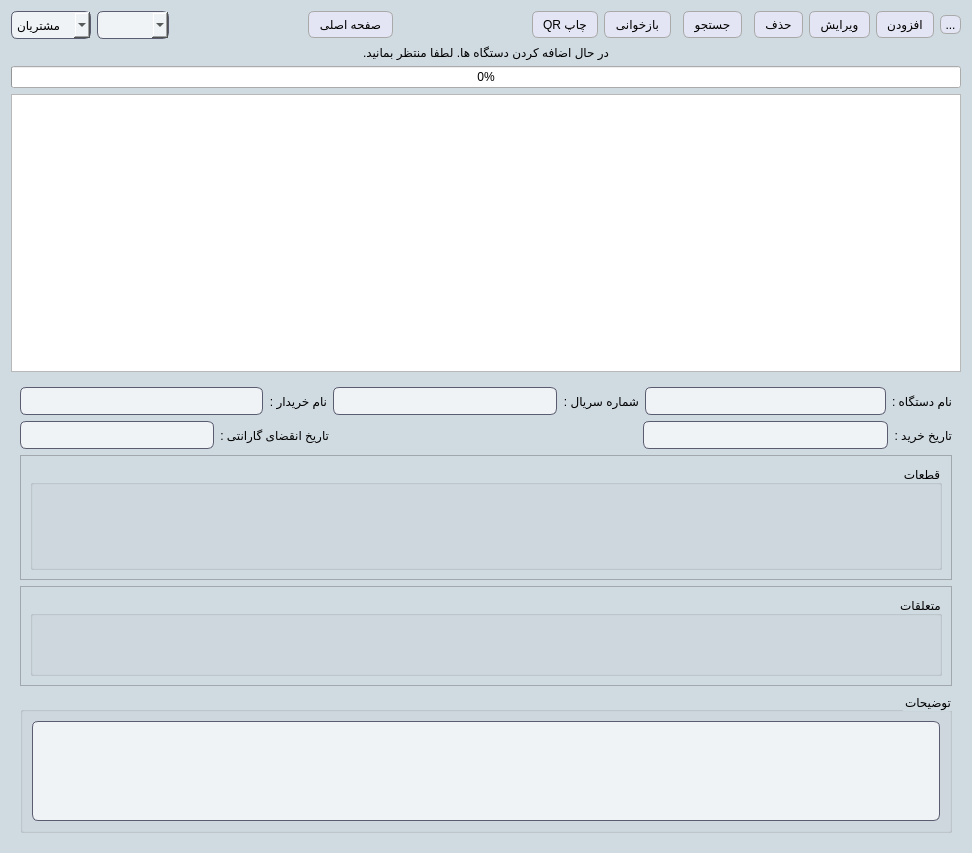
<?xml version="1.0" encoding="UTF-8"?>
<ui version="4.0">
 <class>Tables</class>
 <widget class="QWidget" name="Tables">
  <property name="geometry">
   <rect>
    <x>0</x>
    <y>0</y>
    <width>972</width>
    <height>853</height>
   </rect>
  </property>
  <property name="windowTitle">
   <string>جدول</string>
  </property>
  <property name="styleSheet">
   <string notr="true">QPushButton {
    background-color: rgb(228, 229, 244); /* Light gray background */
    border: 1px solid #a9a9a9; /* Darker gray border for a 3D effect */
    border-radius: 6px; /* Rounded corners */
    padding: 5px 10px; /* Padding for a button-like appearance */
    color: black; /* Text color */
    
    /* Subtle gradient for a shiny effect */
    background: qlineargradient(spread:pad, x1:0, y1:0, x2:0, y2:1, 
                                stop:0 #f0f0f0, stop:1 #d3d3d3);
}

QPushButton:hover {
    background-color: #e6e6e6; /* Change to a lighter shade on hover */
    border-color: #b0b0b0; /* Change border color on hover */
}

QPushButton:pressed {
    background-color: #bfbfbf; /* Darker gray when pressed */
    border-color: #808080; /* Slightly darker border when pressed */
}

QPushButton:disabled {
    background-color: #d3d3d3; /* Grayer color for disabled buttons */
    color: #a0a0a0; /* Optional: lighter text color for better contrast */
}
QToolButton {
    background-color: rgb(228, 229, 244); /* Light gray background */
    border: 1px solid #a9a9a9; /* Darker gray border for a 3D effect */
    border-radius: 6px; /* Rounded corners */
     /* Padding for a button-like appearance */
    color: black; /* Text color */
    
    /* Subtle gradient for a shiny effect */
    background: qlineargradient(spread:pad, x1:0, y1:0, x2:0, y2:1, 
                                stop:0 #f0f0f0, stop:1 #d3d3d3);
}

QToolButton:hover {
    background-color: #e6e6e6; /* Change to a lighter shade on hover */
    border-color: #b0b0b0; /* Change border color on hover */
}

QToolButton:pressed {
    background-color: #bfbfbf; /* Darker gray when pressed */
    border-color: #808080; /* Slightly darker border when pressed */
}

QToolButton:disabled {
    background-color: #d3d3d3; /* Grayer color for disabled buttons */
    color: #a0a0a0; /* Optional: lighter text color for better contrast */
}


QWidget {font: 11pt &quot;Segoe UI&quot;;}
QComboBox {
    background-color: #eff3f5; /* Darker grayish background */
    color: #000000; /* Light text color for readability */
    border: 1px solid #5c5c70; /* Slightly lighter border for contrast */
    border-radius: 6px; /* Smooth, rounded edges */
    padding: 5px; /* Padding for a cleaner look */
    font: 11pt &quot;Segoe UI&quot;;
}

QComboBox:focus {
    border-color: #7878a0; /* Lighter border color on focus */
    background-color: #e0e6eb; /* Slightly lighter background on focus */
}
#Tables {
    background-color: #d0dae1; /* Dark background color for the entire widget */
    font: 11pt &quot;Segoe UI&quot;;}
QScrollBar:vertical {
    background: #eff3f5; /* Background color of the scrollbar */
    width: 10px; /* Width of the scrollbar */
    margin: 0px 0px 0px 0px; /* Margins around the scrollbar */
    border-radius: 5px; /* Rounded edges for the scrollbar track */
}

/* Style for the horizontal scrollbar */
QScrollBar:horizontal {
    background: #eff3f5; /* Background color of the scrollbar */
    height: 10px; /* Height of the scrollbar */
    margin: 0px 0px 0px 0px; /* Margins around the scrollbar */
    border-radius: 5px; /* Rounded edges for the scrollbar track */
}

/* Handle (scroller) styling for both horizontal and vertical scrollbars */
QScrollBar::handle:vertical, QScrollBar::handle:horizontal {
    background: #92a8b9; /* Color of the scroller */
    min-height: 20px; /* Minimum height for the vertical handle */
    min-width: 20px; /* Minimum width for the horizontal handle */
    border-radius: 5px; /* Smooth, rounded edges for the handle */
}

QScrollBar::handle:vertical:hover, QScrollBar::handle:horizontal:hover {
    background: #b1c1cd; /* Slightly lighter color on hover for the handle */
}

/* Remove the top/bottom buttons on the scrollbar */
QScrollBar::add-line:vertical, QScrollBar::sub-line:vertical,
QScrollBar::add-line:horizontal, QScrollBar::sub-line:horizontal {
    background: none; /* No additional lines/buttons */
    height: 0px;
    width: 0px;
}

QScrollBar::add-page:vertical, QScrollBar::sub-page:vertical,
QScrollBar::add-page:horizontal, QScrollBar::sub-page:horizontal {
    background: none; /* No page scroll styling */
}</string>
  </property>
  <layout class="QGridLayout" name="gridLayout">
   <item row="0" column="4">
    <spacer name="horizontalSpacer_2">
     <property name="orientation">
      <enum>Qt::Orientation::Horizontal</enum>
     </property>
     <property name="sizeHint" stdset="0">
      <size>
       <width>40</width>
       <height>20</height>
      </size>
     </property>
    </spacer>
   </item>
   <item row="4" column="0" colspan="14">
    <widget class="QTableView" name="tableView">
     <property name="minimumSize">
      <size>
       <width>0</width>
       <height>200</height>
      </size>
     </property>
     <property name="layoutDirection">
      <enum>Qt::LayoutDirection::RightToLeft</enum>
     </property>
     <property name="frameShadow">
      <enum>QFrame::Shadow::Sunken</enum>
     </property>
     <property name="sizeAdjustPolicy">
      <enum>QAbstractScrollArea::SizeAdjustPolicy::AdjustToContents</enum>
     </property>
     <property name="editTriggers">
      <set>QAbstractItemView::EditTrigger::EditKeyPressed</set>
     </property>
     <property name="selectionBehavior">
      <enum>QAbstractItemView::SelectionBehavior::SelectRows</enum>
     </property>
     <property name="textElideMode">
      <enum>Qt::TextElideMode::ElideRight</enum>
     </property>
     <property name="sortingEnabled">
      <bool>true</bool>
     </property>
     <property name="wordWrap">
      <bool>true</bool>
     </property>
     <attribute name="horizontalHeaderCascadingSectionResizes">
      <bool>false</bool>
     </attribute>
     <attribute name="horizontalHeaderShowSortIndicator" stdset="0">
      <bool>false</bool>
     </attribute>
     <attribute name="horizontalHeaderStretchLastSection">
      <bool>false</bool>
     </attribute>
     <attribute name="verticalHeaderShowSortIndicator" stdset="0">
      <bool>true</bool>
     </attribute>
    </widget>
   </item>
   <item row="6" column="0" colspan="14">
    <widget class="QWidget" name="widget" native="true">
     <property name="sizePolicy">
      <sizepolicy hsizetype="Expanding" vsizetype="Minimum">
       <horstretch>0</horstretch>
       <verstretch>0</verstretch>
      </sizepolicy>
     </property>
     <property name="minimumSize">
      <size>
       <width>0</width>
       <height>0</height>
      </size>
     </property>
     <property name="maximumSize">
      <size>
       <width>16777215</width>
       <height>16777215</height>
      </size>
     </property>
     <property name="styleSheet">
      <string notr="true">QWidget {
    background-color: #d0dae1; /* Dark background color for the entire widget */
    font: 11pt &quot;Segoe UI&quot;;
}

/* Style for QLineEdit with a darker background and smoother edges */
QLineEdit {
    background-color: #eff3f5; /* Darker grayish background */
    color: #000000; /* Light text color for readability */
    border: 1px solid #5c5c70; /* Slightly lighter border for contrast */
    border-radius: 6px; /* Smooth, rounded edges */
    padding: 5px; /* Padding for a cleaner look */
    font: 11pt &quot;Segoe UI&quot;;
}

QLineEdit:focus {
    border-color: #7878a0; /* Lighter border color on focus */
    background-color: #e0e6eb; /* Slightly lighter background on focus */
}

QTextBrowser {
    background-color: #eff3f5; /* Darker grayish background */
    color: #000000; /* Light text color for readability */
    border: 1px solid #5c5c70; /* Slightly lighter border for contrast */
    border-radius: 6px; /* Smooth, rounded edges */
    padding: 5px; /* Padding for a cleaner look */
    font: 11pt &quot;Segoe UI&quot;;
}

QTextBrowser:focus {
    border-color: #7878a0; /* Lighter border color on focus */
    background-color: #e0e6eb; /* Slightly lighter background on focus */
}

QCheckBox {
    color: #000000; /* Light text color for dark background */
    font: 11pt &quot;Segoe UI&quot;;
}

QCheckBox:disabled {
    color: #000000; /* Same text color for disabled state */
    opacity: 1; /* Remove opacity reduction */
}

/* Blue indicator for checked and disabled QCheckBox */
QCheckBox::indicator:checked:disabled {
    background-color: #92a8b9; /* Blue color to appear as enabled */
	opacity: 1;
   /* border: 1px solid #3a7bd5;  Blue border to match the indicator */
}

QCheckBox::indicator:disabled {
    opacity: 1; /* Remove opacity change for checkbox indicator */
}

/* Background color for QWidget */
/* Style for the vertical scrollbar */
QScrollBar:vertical {
    background: #eff3f5; /* Background color of the scrollbar */
    width: 10px; /* Width of the scrollbar */
    margin: 0px 0px 0px 0px; /* Margins around the scrollbar */
    border-radius: 5px; /* Rounded edges for the scrollbar track */
}

/* Style for the horizontal scrollbar */
QScrollBar:horizontal {
    background: #eff3f5; /* Background color of the scrollbar */
    height: 10px; /* Height of the scrollbar */
    margin: 0px 0px 0px 0px; /* Margins around the scrollbar */
    border-radius: 5px; /* Rounded edges for the scrollbar track */
}

/* Handle (scroller) styling for both horizontal and vertical scrollbars */
QScrollBar::handle:vertical, QScrollBar::handle:horizontal {
    background: #92a8b9; /* Color of the scroller */
    min-height: 20px; /* Minimum height for the vertical handle */
    min-width: 20px; /* Minimum width for the horizontal handle */
    border-radius: 5px; /* Smooth, rounded edges for the handle */
}

QScrollBar::handle:vertical:hover, QScrollBar::handle:horizontal:hover {
    background: #b1c1cd; /* Slightly lighter color on hover for the handle */
}

/* Remove the top/bottom buttons on the scrollbar */
QScrollBar::add-line:vertical, QScrollBar::sub-line:vertical,
QScrollBar::add-line:horizontal, QScrollBar::sub-line:horizontal {
    background: none; /* No additional lines/buttons */
    height: 0px;
    width: 0px;
}

QScrollBar::add-page:vertical, QScrollBar::sub-page:vertical,
QScrollBar::add-page:horizontal, QScrollBar::sub-page:horizontal {
    background: none; /* No page scroll styling */
}
</string>
     </property>
     <layout class="QVBoxLayout" name="verticalLayout_3">
      <item>
       <layout class="QHBoxLayout" name="horizontalLayout_5">
        <item>
         <layout class="QHBoxLayout" name="horizontalLayout_3">
          <property name="sizeConstraint">
           <enum>QLayout::SizeConstraint::SetMinimumSize</enum>
          </property>
          <item>
           <widget class="QLineEdit" name="form_Name">
            <property name="readOnly">
             <bool>true</bool>
            </property>
           </widget>
          </item>
          <item>
           <widget class="QLabel" name="label_3">
            <property name="sizePolicy">
             <sizepolicy hsizetype="Preferred" vsizetype="Expanding">
              <horstretch>0</horstretch>
              <verstretch>0</verstretch>
             </sizepolicy>
            </property>
            <property name="text">
             <string>نام خریدار :</string>
            </property>
            <property name="alignment">
             <set>Qt::AlignmentFlag::AlignLeading|Qt::AlignmentFlag::AlignLeft|Qt::AlignmentFlag::AlignVCenter</set>
            </property>
           </widget>
          </item>
         </layout>
        </item>
        <item>
         <layout class="QHBoxLayout" name="horizontalLayout">
          <property name="sizeConstraint">
           <enum>QLayout::SizeConstraint::SetMinimumSize</enum>
          </property>
          <item>
           <widget class="QLineEdit" name="form_SN">
            <property name="sizePolicy">
             <sizepolicy hsizetype="Expanding" vsizetype="Fixed">
              <horstretch>0</horstretch>
              <verstretch>0</verstretch>
             </sizepolicy>
            </property>
            <property name="readOnly">
             <bool>true</bool>
            </property>
           </widget>
          </item>
          <item>
           <widget class="QLabel" name="label_2">
            <property name="sizePolicy">
             <sizepolicy hsizetype="Preferred" vsizetype="Expanding">
              <horstretch>0</horstretch>
              <verstretch>0</verstretch>
             </sizepolicy>
            </property>
            <property name="text">
             <string>شماره سریال :</string>
            </property>
            <property name="alignment">
             <set>Qt::AlignmentFlag::AlignLeading|Qt::AlignmentFlag::AlignLeft|Qt::AlignmentFlag::AlignVCenter</set>
            </property>
           </widget>
          </item>
         </layout>
        </item>
        <item>
         <layout class="QHBoxLayout" name="horizontalLayout_7">
          <item>
           <widget class="QLineEdit" name="form_dev">
            <property name="readOnly">
             <bool>true</bool>
            </property>
           </widget>
          </item>
          <item>
           <widget class="QLabel" name="label_5">
            <property name="text">
             <string>نام دستگاه :</string>
            </property>
           </widget>
          </item>
         </layout>
        </item>
       </layout>
      </item>
      <item>
       <layout class="QHBoxLayout" name="horizontalLayout_6">
        <item>
         <layout class="QHBoxLayout" name="horizontalLayout_16">
          <item>
           <widget class="QLineEdit" name="form_gDate">
            <property name="readOnly">
             <bool>true</bool>
            </property>
           </widget>
          </item>
          <item>
           <widget class="QLabel" name="label_8">
            <property name="text">
             <string>تاریخ انقضای گارانتی :</string>
            </property>
           </widget>
          </item>
         </layout>
        </item>
        <item>
         <spacer name="horizontalSpacer_4">
          <property name="orientation">
           <enum>Qt::Orientation::Horizontal</enum>
          </property>
          <property name="sizeHint" stdset="0">
           <size>
            <width>184</width>
            <height>20</height>
           </size>
          </property>
         </spacer>
        </item>
        <item>
         <layout class="QHBoxLayout" name="horizontalLayout_17">
          <item>
           <widget class="QLineEdit" name="form_pDate">
            <property name="readOnly">
             <bool>true</bool>
            </property>
           </widget>
          </item>
          <item>
           <widget class="QLabel" name="label_7">
            <property name="text">
             <string>تاریخ خرید :</string>
            </property>
           </widget>
          </item>
         </layout>
        </item>
       </layout>
      </item>
      <item>
       <widget class="QScrollArea" name="scrollArea">
        <property name="sizePolicy">
         <sizepolicy hsizetype="Expanding" vsizetype="Expanding">
          <horstretch>0</horstretch>
          <verstretch>0</verstretch>
         </sizepolicy>
        </property>
        <property name="minimumSize">
         <size>
          <width>0</width>
          <height>125</height>
         </size>
        </property>
        <property name="layoutDirection">
         <enum>Qt::LayoutDirection::RightToLeft</enum>
        </property>
        <property name="widgetResizable">
         <bool>true</bool>
        </property>
        <property name="alignment">
         <set>Qt::AlignmentFlag::AlignRight|Qt::AlignmentFlag::AlignTrailing|Qt::AlignmentFlag::AlignVCenter</set>
        </property>
        <widget class="QWidget" name="scrollAreaWidgetContents">
         <property name="geometry">
          <rect>
           <x>0</x>
           <y>0</y>
           <width>926</width>
           <height>123</height>
          </rect>
         </property>
         <layout class="QHBoxLayout" name="horizontalLayout_8">
          <item>
           <widget class="QGroupBox" name="form_parts">
            <property name="sizePolicy">
             <sizepolicy hsizetype="Preferred" vsizetype="Preferred">
              <horstretch>0</horstretch>
              <verstretch>0</verstretch>
             </sizepolicy>
            </property>
            <property name="minimumSize">
             <size>
              <width>0</width>
              <height>0</height>
             </size>
            </property>
            <property name="layoutDirection">
             <enum>Qt::LayoutDirection::RightToLeft</enum>
            </property>
            <property name="title">
             <string>قطعات</string>
            </property>
            <property name="alignment">
             <set>Qt::AlignmentFlag::AlignLeading|Qt::AlignmentFlag::AlignLeft|Qt::AlignmentFlag::AlignVCenter</set>
            </property>
            <layout class="QHBoxLayout" name="horizontalLayout_2">
             <item>
              <layout class="QHBoxLayout" name="form_partHBox">
               <property name="sizeConstraint">
                <enum>QLayout::SizeConstraint::SetDefaultConstraint</enum>
               </property>
              </layout>
             </item>
            </layout>
           </widget>
          </item>
         </layout>
        </widget>
       </widget>
      </item>
      <item>
       <widget class="QScrollArea" name="scrollArea_2">
        <property name="minimumSize">
         <size>
          <width>0</width>
          <height>100</height>
         </size>
        </property>
        <property name="layoutDirection">
         <enum>Qt::LayoutDirection::RightToLeft</enum>
        </property>
        <property name="widgetResizable">
         <bool>true</bool>
        </property>
        <property name="alignment">
         <set>Qt::AlignmentFlag::AlignRight|Qt::AlignmentFlag::AlignTrailing|Qt::AlignmentFlag::AlignVCenter</set>
        </property>
        <widget class="QWidget" name="scrollAreaWidgetContents_5">
         <property name="geometry">
          <rect>
           <x>0</x>
           <y>0</y>
           <width>926</width>
           <height>98</height>
          </rect>
         </property>
         <layout class="QVBoxLayout" name="verticalLayout_2">
          <item>
           <widget class="QGroupBox" name="form_bel">
            <property name="sizePolicy">
             <sizepolicy hsizetype="Preferred" vsizetype="Preferred">
              <horstretch>0</horstretch>
              <verstretch>0</verstretch>
             </sizepolicy>
            </property>
            <property name="layoutDirection">
             <enum>Qt::LayoutDirection::RightToLeft</enum>
            </property>
            <property name="title">
             <string>متعلقات</string>
            </property>
            <property name="alignment">
             <set>Qt::AlignmentFlag::AlignLeading|Qt::AlignmentFlag::AlignLeft|Qt::AlignmentFlag::AlignVCenter</set>
            </property>
            <layout class="QHBoxLayout" name="horizontalLayout_4">
             <item>
              <layout class="QHBoxLayout" name="form_belHBox"/>
             </item>
            </layout>
           </widget>
          </item>
         </layout>
        </widget>
       </widget>
      </item>
      <item>
       <widget class="QGroupBox" name="groupBox">
        <property name="title">
         <string>توضیحات</string>
        </property>
        <property name="alignment">
         <set>Qt::AlignmentFlag::AlignRight|Qt::AlignmentFlag::AlignTrailing|Qt::AlignmentFlag::AlignVCenter</set>
        </property>
        <layout class="QHBoxLayout" name="horizontalLayout_9">
         <item>
          <widget class="QTextBrowser" name="form_description">
           <property name="minimumSize">
            <size>
             <width>0</width>
             <height>100</height>
            </size>
           </property>
           <property name="maximumSize">
            <size>
             <width>16777215</width>
             <height>100</height>
            </size>
           </property>
           <property name="layoutDirection">
            <enum>Qt::LayoutDirection::RightToLeft</enum>
           </property>
          </widget>
         </item>
        </layout>
       </widget>
      </item>
     </layout>
    </widget>
   </item>
   <item row="0" column="10">
    <widget class="QPushButton" name="deleteBtn">
     <property name="text">
      <string>حذف</string>
     </property>
    </widget>
   </item>
   <item row="0" column="5">
    <widget class="QPushButton" name="printBtn">
     <property name="text">
      <string>QR چاپ</string>
     </property>
    </widget>
   </item>
   <item row="0" column="3">
    <widget class="QPushButton" name="mainWindowBtn">
     <property name="text">
      <string>صفحه اصلی</string>
     </property>
    </widget>
   </item>
   <item row="0" column="6">
    <widget class="QPushButton" name="RefreshBtn">
     <property name="text">
      <string>بازخوانی</string>
     </property>
    </widget>
   </item>
   <item row="0" column="8">
    <widget class="QPushButton" name="SearchBtn">
     <property name="text">
      <string>جستجو</string>
     </property>
    </widget>
   </item>
   <item row="0" column="1">
    <widget class="QComboBox" name="comboBox_2"/>
   </item>
   <item row="0" column="12">
    <widget class="QPushButton" name="AddBtn">
     <property name="text">
      <string>افزودن</string>
     </property>
    </widget>
   </item>
   <item row="2" column="0" colspan="14">
    <layout class="QVBoxLayout" name="verticalLayout">
     <item>
      <widget class="QLabel" name="label">
       <property name="text">
        <string>در حال اضافه کردن دستگاه ها. لطفا منتظر بمانید.</string>
       </property>
       <property name="alignment">
        <set>Qt::AlignmentFlag::AlignCenter</set>
       </property>
      </widget>
     </item>
     <item>
      <widget class="QProgressBar" name="progressBar">
       <property name="maximum">
        <number>1000</number>
       </property>
       <property name="value">
        <number>0</number>
       </property>
      </widget>
     </item>
    </layout>
   </item>
   <item row="0" column="0">
    <widget class="QComboBox" name="comboBox">
     <property name="sizePolicy">
      <sizepolicy hsizetype="Preferred" vsizetype="Preferred">
       <horstretch>0</horstretch>
       <verstretch>0</verstretch>
      </sizepolicy>
     </property>
     <property name="baseSize">
      <size>
       <width>0</width>
       <height>0</height>
      </size>
     </property>
     <item>
      <property name="text">
       <string>مشتریان</string>
      </property>
     </item>
     <item>
      <property name="text">
       <string>خدمات</string>
      </property>
     </item>
     <item>
      <property name="text">
       <string>دستگاه ها</string>
      </property>
     </item>
     <item>
      <property name="text">
       <string>محصولات</string>
      </property>
     </item>
    </widget>
   </item>
   <item row="0" column="13">
    <widget class="QToolButton" name="toolButton">
     <property name="toolTip">
      <string>&lt;html&gt;&lt;head/&gt;&lt;body&gt;&lt;p&gt;خروجی اکسل&lt;/p&gt;&lt;/body&gt;&lt;/html&gt;</string>
     </property>
     <property name="text">
      <string>...</string>
     </property>
    </widget>
   </item>
   <item row="0" column="2">
    <spacer name="horizontalSpacer">
     <property name="orientation">
      <enum>Qt::Orientation::Horizontal</enum>
     </property>
     <property name="sizeHint" stdset="0">
      <size>
       <width>40</width>
       <height>20</height>
      </size>
     </property>
    </spacer>
   </item>
   <item row="0" column="11">
    <widget class="QPushButton" name="EditBtn">
     <property name="text">
      <string>ویرایش</string>
     </property>
    </widget>
   </item>
  </layout>
 </widget>
 <tabstops>
  <tabstop>comboBox</tabstop>
  <tabstop>comboBox_2</tabstop>
  <tabstop>mainWindowBtn</tabstop>
  <tabstop>RefreshBtn</tabstop>
  <tabstop>SearchBtn</tabstop>
  <tabstop>deleteBtn</tabstop>
  <tabstop>tableView</tabstop>
 </tabstops>
 <resources/>
 <connections/>
</ui>
